Frame 1 (no input): blank canvas, image omitted
Frame 60 (the mouse pressed at the canvas centre just before this capture): blank canvas, image omitted
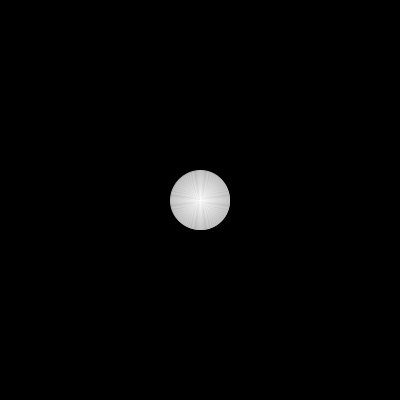
Frame 120 (the mouse held since frame 60 and released just before this capture)

The Processing sketch whose frames 1 and 60 were blank and that drew this single picture after the mouse press (run headless with seeded random() and noise(); from frame 60 on, the mouse is pressed at the canvas centre):

// Processing sketch: processing_75032
// ── processing_75032.pde

int d=0;
int r=255;

void setup() {
  size(400, 400);
  background(0);
}

void draw() {
  
  if(mousePressed) {
    noFill();
    stroke(r);
    ellipse(width/2, height/2, d, d);
    
    d = d +1;
    r = r - 1;
    
      if(r < 0) {
        d = 0;
        r = 255;
      }
  }   
}
